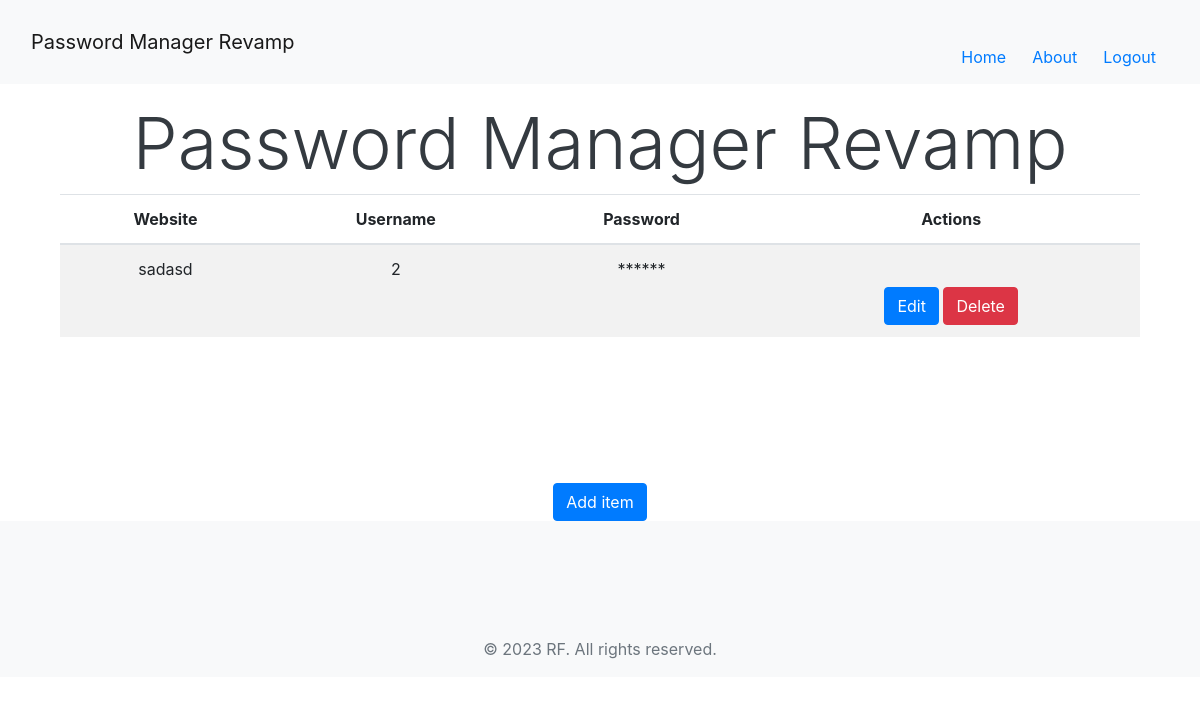
Before: / (signed in) with the older database file.
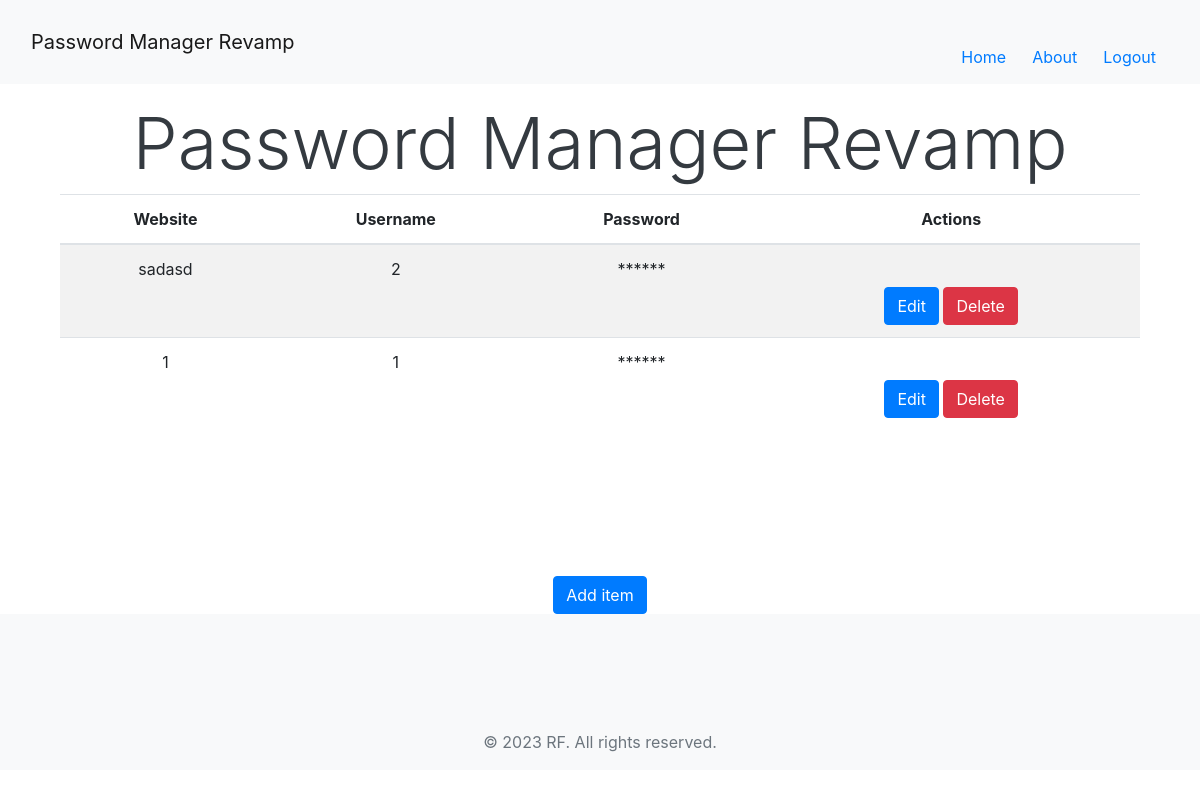
After: the same page with the newer database file.
### vaultApp/models.py (models this page shows, shortened)
class VaultItemModel(models.Model):
    vault_item_user = models.ForeignKey(VaultUserModel, on_delete=models.CASCADE, related_name='vault_items')
    vault_item_website = models.CharField(max_length=100)
    vault_item_username = models.CharField(max_length=100)
    vault_item_password = models.CharField(max_length=100)
    vault_item_salt = models.CharField(max_length=255, default=random_salt)

### vaultApp/views.py (the view)
# urls.py: path("", views.index_view, name="index"),
def index_view(request):
    if request.user.is_authenticated:
        context = {
                    'user': request.user,
                    'items': VaultItemModel.objects.filter(vault_item_user_id=request.user.id)
                    }
        return render(request, 'vaultApp/index_loggedin.html', context)
    return render(request, 'vaultApp/index.html')

### vaultApp/templates/vaultApp/index_loggedin.html (shortened to what this page needs)
{% extends "base.html" %}
{% load static %}
{% block content %}
<div class="container">
  <div class="row">
    <div class="col-sm-12">
      <h1 class="display-3">Password Manager Revamp</h1>
      <table class="table table-striped">
        <thead>
          <tr>
            <th>Website</th>
            <th>Username</th>
            <th>Password</th>
            <th>Actions</th>
          </tr>
        </thead>
        <tbody>
          {% for item in items %}
            {% if item %}
              <tr>
                <td>{{ item.vault_item_website }}</td>
                <td>{{ item.vault_item_username }}</td>
                <td>
                  <div class="password-container">
                    <span
                      onclick="togglePasswordVisibility({{ item.id }})"
                      id="password{{ item.id }}"
                      class="password-hidden"
                      data-password="{{ item.vault_item_password }}"
                    >
                      ******
                    </span>
                    <br>
                  </div>
                </td>
                <td>
                  <button type="button" class="btn btn-primary">Edit</button>
                  <button
                    type="button"
                    class="btn btn-danger"
                    data-toggle="modal"
                    data-target="#confirmDeleteModal{{ item.id }}"
                  >
                    Delete
                  </button>
                </td>
              </tr>
            {% endif %}
          {% endfor %}
        </tbody>
      </table>
    </div>
  </div>
  <div class="container">
    <a href="{% url 'create_new_item' %}">
      <button type="button" class="btn btn-primary btn-plus">Add item</button>
    </a>
  </div>
</div>
{% endblock %}

### templates/base.html (shortened to what this page needs)
<!DOCTYPE html>
<html>
<head>
    {% load static %}
    <link rel="stylesheet" href="https://stackpath.bootstrapcdn.com/bootstrap/4.5.0/css/bootstrap.min.css">
    <link rel="stylesheet" href="{% static 'css/style.css' %}" />
</head>
<body>
    {% include 'navbar.html' %}
    <main class="container mt-4">
        {% block content %}
        {% endblock %}
    </main>
    {% include 'footer.html'%}
</body>
</html>

### templates/navbar.html (shortened to what this page needs)
<nav class="navbar navbar-expand-lg navbar-light bg-light fixed-top">
  <div class="container-fluid">
    <a class="navbar-brand" href="/">Password Manager Revamp</a>
    <div class="collapse navbar-collapse" id="navbarNav">
      <ul class="navbar-nav ml-auto align-items-center">
        <li class="nav-item">
          <a class="btn btn-link" href="/">Home</a>
        </li>
        <li class="nav-item">
          <a class="btn btn-link" href="/about">About</a>
        </li>
        {% if user.is_authenticated %}
          <li class="nav-item">
            <a class="btn btn-link" href="/accounts/logout">Logout</a>
          </li>
        {% endif %}
      </ul>
    </div>
  </div>
</nav>

### templates/footer.html
<footer class="footer mt-auto py-3 bg-light">
    <div class="container text-center">
      <span class="text-muted">&copy; 2023 RF. All rights reserved.</span>
    </div>
</footer>

### static/css/style.css (style rules this page uses)
.container { margin-top: 100px; text-align: center; }
h1 { font-size: 48px; color: #343a40; }
.btn { margin-top: 30px; }
.password-hidden { cursor: pointer; }
.password-container { align-items: center; }

Changed rows visible on the page:
added VaultItemModel: vault_item_website "1", vault_item_username "1"
